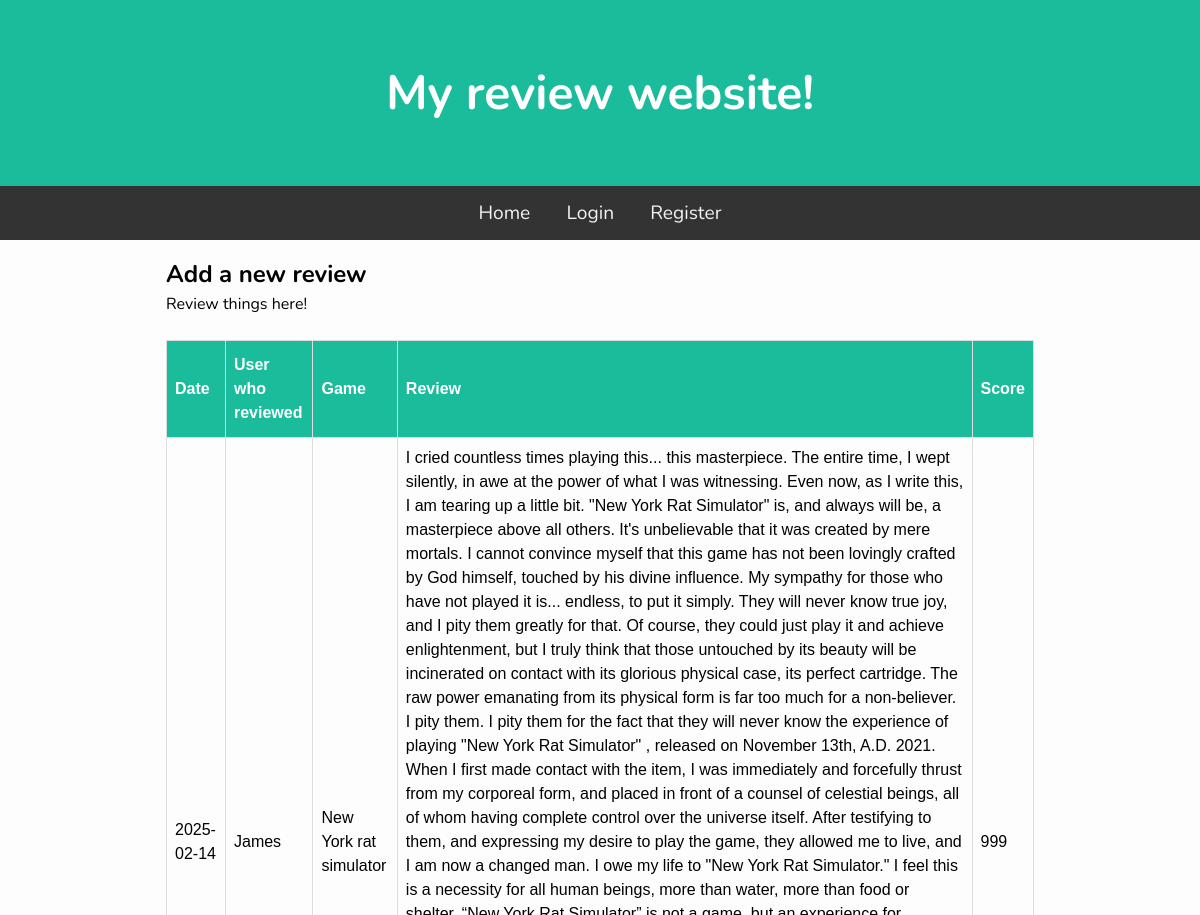
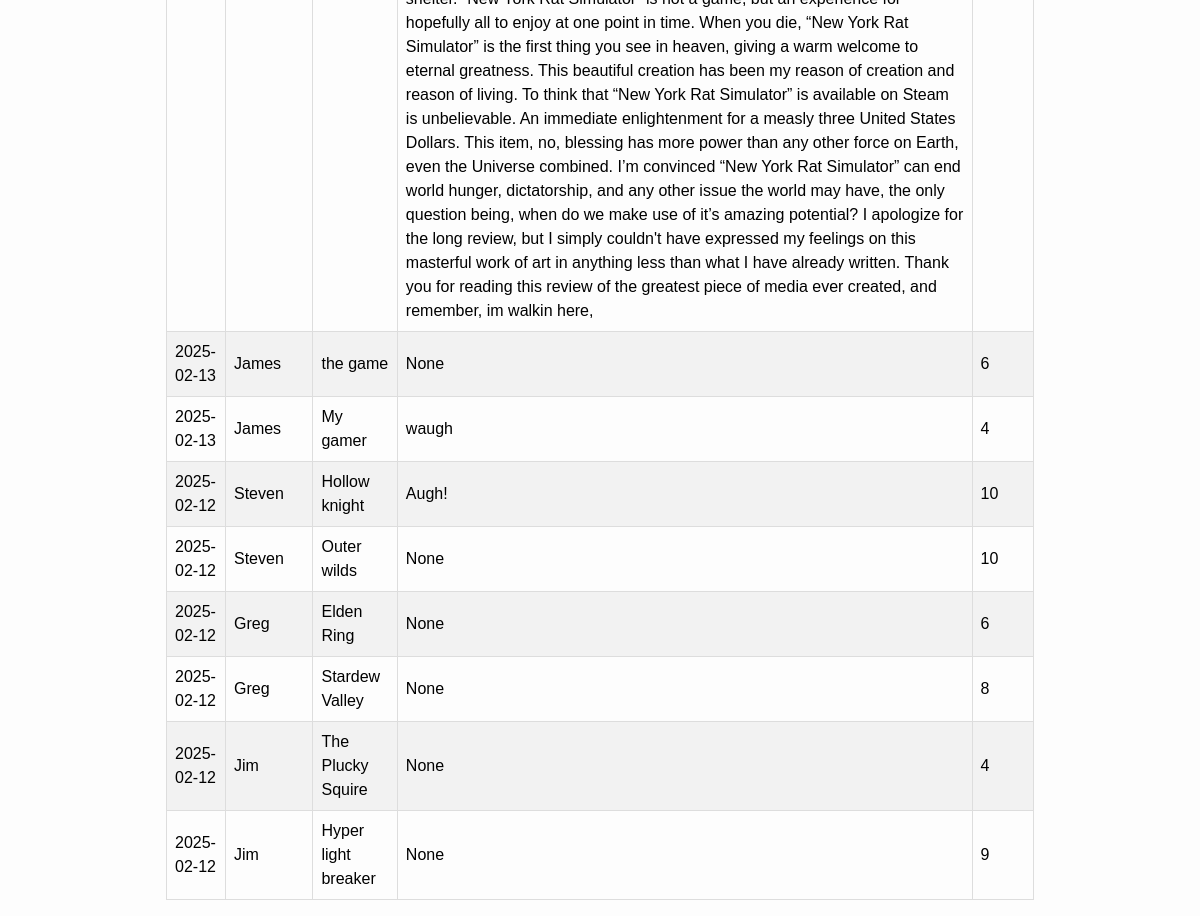
The page / on the database its author committed (2 pictures, top to bottom).
### tables this page shows
CREATE TABLE Guesses(id INTEGER PRIMARY KEY AUTOINCREMENT,
                     user_id INTEGER,
                     date TEXT NOT NULL,
                     score INTEGER,
                     game TEXT NOT NULL, Review TEXT);

CREATE TABLE Users(id INTEGER PRIMARY KEY AUTOINCREMENT,
                     username TEXT NOT NULL,
                     password TEXT NOT NULL);

### main.py (the view)
@app.route("/")
def Home():
    guessData = db.GetAllGuesses()
    return render_template("index.html", guesses=guessData)

### db.py (called while the page is built)
def GetDB():
    db = sqlite3.connect("GTGDB/.database/gtg.db")
    db.row_factory = sqlite3.Row
    return db

def GetAllGuesses():
    db = GetDB()
    guesses = db.execute("""SELECT Guesses.date, Guesses.game, Guesses.score, Users.username, Guesses.review
                            FROM Guesses JOIN Users ON Guesses.user_id = Users.id
                            ORDER BY date DESC""").fetchall()
    db.close()
    return guesses

### templates/index.html (shortened to what this page needs)
{% extends "base.html" %}
{% block content %}
<h2>Add a new review</h2>
<div class="container">
    <p>Review things here!</p>
</div>
<br>
<table class="guess_table">
    <thead>
        <th>Date</th>
        <th>User who reviewed</th>
        <th>Game</th>
        <th>Review</th>
        <th>Score</th>
    </thead>
    <tbody>
        {% for guess in guesses %}
        <tr>
            <td>{{ guess['date'] }}</td>
            <td>{{ guess['username'] }}</td>
            <td>{{ guess['game'] }}</td>
            <td>{{ guess['review']}}</td>
            <td>{{ guess['score'] }}</td>
        </tr>
        {% endfor %}
    </tbody>
</table>
{% endblock %}

### templates/base.html (shortened to what this page needs)
<!DOCTYPE html>
<html lang="en">
<head>
    <link rel="stylesheet" href="static/css/style.css" />
</head>
<body>
    <h1 class="banner">My review website!</h1>
    <nav>
        <a href="/">Home</a>
        {% if not session['username'] %}
            <a href="/login">Login</a>
            <a href="/register">Register</a>
        {% else %}
            <a href="/logout">Logout</a>
        {% endif %}
    </nav>
    <main>
        {% block content %}
        {% endblock %}
    </main>
</body>
</html>

### static/css/style.css (style rules this page uses)
* { padding: 0; margin: 0; box-sizing: border-box; }
body { background: #fdfdfd; font-family: "Nunito", sans-serif; font-size: 1rem; }
main { max-width: 900px; margin: auto; padding: 1rem; line-height: 1.5; }
.banner { padding: 60px; text-align: center; background: #1abc9c; color: white; font-size: 3em; }
nav { overflow: hidden; background-color: #333; text-align: center; }
nav a { display: inline-block; color: #f2f2f2; padding: 14px 16px; text-decoration: none; font-size: 1.2em; }
.guess_table { font-family: Arial, Helvetica, sans-serif; border-collapse: collapse; width: 100%; }
.guess_table td, .guess_table th { border: 1px solid #ddd; padding: 8px; }
.guess_table tr:nth-child(even) { background-color: #f2f2f2; }
.guess_table th { padding-top: 12px; padding-bottom: 12px; text-align: left; background-color: #1abc9c; color: white; }

### rows shown on the page
Guesses: date "2025-02-14", username "James", game "New York rat simulator", review "I cried countless times playing this... this masterpiece. The entire time, I wept silently, in awe at the power of what I was witnessing. Even now, as I write this, I am tearing up a little bit. \"New York Rat Simulator\" is, and always will be, a masterpiece above all others. It's unbelievable that it was created by mere mortals. I cannot convince myself that this game has not been lovingly crafted by God himself, touched by his divine influence. My sympathy for those who have not played it is... endless, to put it simply. They will never know true joy, and I pity them greatly for that. Of course, they could just play it and achieve enlightenment, but I truly think that those untouched by…", score "999"
Guesses: date "2025-02-13", username "James", game "the game", review "None", score "6"
Guesses: date "2025-02-13", username "James", game "My gamer", review "waugh", score "4"
Guesses: date "2025-02-12", username "Steven", game "Hollow knight", review "Augh!", score "10"
Guesses: date "2025-02-12", username "Steven", game "Outer wilds", review "None", score "10"
Guesses: date "2025-02-12", username "Greg", game "Elden Ring", review "None", score "6"
Guesses: date "2025-02-12", username "Greg", game "Stardew Valley", review "None", score "8"
Guesses: date "2025-02-12", username "Jim", game "The Plucky Squire", review "None", score "4"
Guesses: date "2025-02-12", username "Jim", game "Hyper light breaker", review "None", score "9"
